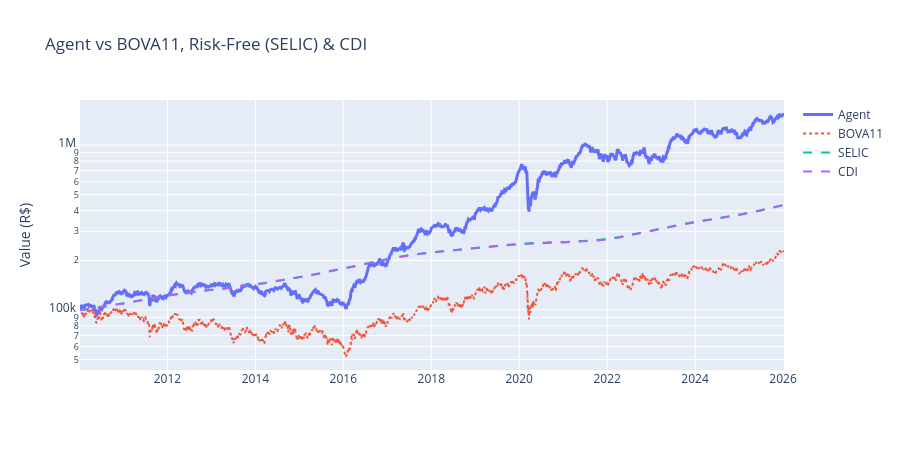

The notebook cell saved with this chart:
### Markdown cell above
## 2. Agent vs Fixed Income (SELIC / CDI)

SELIC is the risk-free rate; CDI tracks it closely. The gap between the agent and SELIC is the excess return earned for taking equity risk.

### Code cell
fig = go.Figure()
fig.add_trace(go.Scatter(x=dates, y=agent.values, name='Agent', line=dict(width=3)))
bova = price_curve('BOVA11')
if bova is not None:
    fig.add_trace(go.Scatter(x=dates, y=bova.values, name='BOVA11', line=dict(width=2, dash='dot')))
for name in ['selic', 'cdi']:
    if name in macro:
        fig.add_trace(go.Scatter(x=dates, y=daily_rate_curve(name).values,
                                 name=name.upper(), line=dict(width=2, dash='dash')))
fig.update_layout(title='Agent vs BOVA11, Risk-Free (SELIC) & CDI',
                  yaxis_type='log', yaxis_title='Value (R$)', height=450)
fig.show()

if 'selic' in macro:
    selic_val = daily_rate_curve('selic')
    n_yrs = len(dates) / 252
    agent_cagr = (agent.iloc[-1] / INITIAL_CAPITAL) ** (1 / n_yrs) - 1
    selic_cagr = (selic_val.iloc[-1] / INITIAL_CAPITAL) ** (1 / n_yrs) - 1
    print(f'Agent CAGR : {agent_cagr:+.1%}')
    print(f'SELIC CAGR : {selic_cagr:+.1%}')
    print(f'Excess (agent - SELIC): {agent_cagr - selic_cagr:+.1%}/yr')

### Figure 1 — Plotly figure (JSON) as saved in the notebook; plotly's stock layout.template omitted (floating-point values rounded to 4 significant figures; data arrays with more than 128 entries replaced by an {"elided": "..."} marker saying what was removed)
{"data": [{"line": {"width": 3}, "name": "Agent", "type": "scatter", "x": {"elided": "3965 str values"}, "y": {"elided": "3965 float values"}}, {"line": {"dash": "dot", "width": 2}, "name": "BOVA11", "type": "scatter", "x": {"elided": "3965 str values"}, "y": {"elided": "3965 float values"}}, {"line": {"dash": "dash", "width": 2}, "name": "SELIC", "type": "scatter", "x": {"elided": "3965 str values"}, "y": {"elided": "3965 float values"}}, {"line": {"dash": "dash", "width": 2}, "name": "CDI", "type": "scatter", "x": {"elided": "3965 str values"}, "y": {"elided": "3965 float values"}}], "layout": {"height": 450, "title": {"text": "Agent vs BOVA11, Risk-Free (SELIC) & CDI"}, "yaxis": {"title": {"text": "Value (R$)"}, "type": "log"}}}
